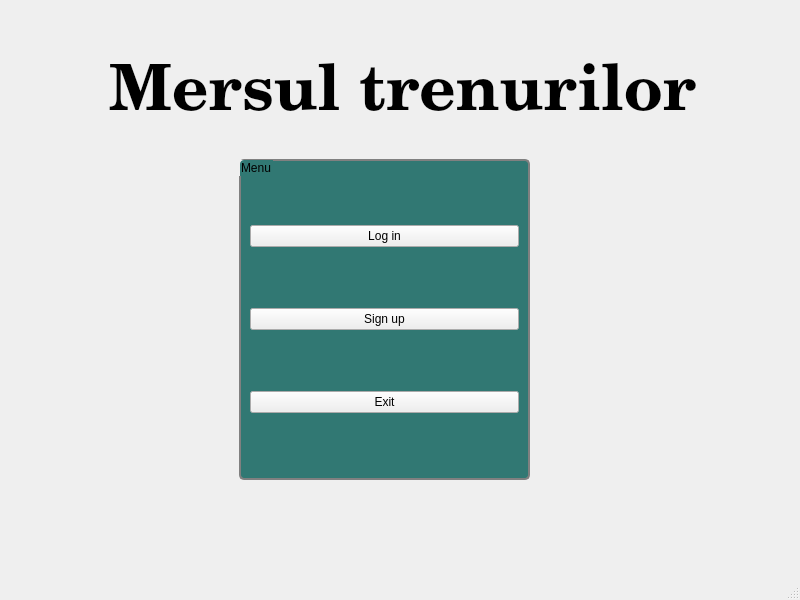
<?xml version="1.0" encoding="UTF-8"?>
<ui version="4.0">
 <class>MainWindow</class>
 <widget class="QMainWindow" name="MainWindow">
  <property name="geometry">
   <rect>
    <x>0</x>
    <y>0</y>
    <width>800</width>
    <height>600</height>
   </rect>
  </property>
  <property name="windowTitle">
   <string>MainWindow</string>
  </property>
  <widget class="QWidget" name="centralwidget">
   <layout class="QHBoxLayout" name="horizontalLayout_5">
    <item>
     <widget class="QStackedWidget" name="stackedWidget">
      <property name="styleSheet">
       <string notr="true">#LoginMenu,#Login,#Signup{
 background-color: qlineargradient(x1: 0, y1: 0, x2: 0, y2: 1,
                                      stop: 0 #4A646C, stop: 1 #64E986);
}

#MersulTrenurilor,#Sosiri,#Plecari,#Signal{
    background-color:  #475C7A;
}

QGroupBox{
    background-color:  #317873;
    border: 2px solid gray;
    border-radius: 5px;
    margin-top: 1ex; 
}

#MainMenu{
 background-color:  #685D79;
}



</string>
      </property>
      <widget class="QWidget" name="LoginMenu">
       <widget class="QGroupBox" name="groupBox_menu">
        <property name="geometry">
         <rect>
          <x>230</x>
          <y>150</y>
          <width>291</width>
          <height>321</height>
         </rect>
        </property>
        <property name="title">
         <string>Menu</string>
        </property>
        <layout class="QVBoxLayout" name="verticalLayout">
         <item>
          <widget class="QPushButton" name="pushButton_login">
           <property name="text">
            <string>Log in</string>
           </property>
          </widget>
         </item>
         <item>
          <widget class="QPushButton" name="pushButton_signup">
           <property name="text">
            <string>Sign up</string>
           </property>
          </widget>
         </item>
         <item>
          <widget class="QPushButton" name="pushButton_exit">
           <property name="text">
            <string>Exit</string>
           </property>
          </widget>
         </item>
        </layout>
       </widget>
       <widget class="QLabel" name="label_14">
        <property name="geometry">
         <rect>
          <x>100</x>
          <y>30</y>
          <width>611</width>
          <height>111</height>
         </rect>
        </property>
        <property name="font">
         <font>
          <family>Century Schoolbook L</family>
          <pointsize>48</pointsize>
          <weight>75</weight>
          <italic>false</italic>
          <bold>true</bold>
         </font>
        </property>
        <property name="text">
         <string>Mersul trenurilor</string>
        </property>
       </widget>
      </widget>
      <widget class="QWidget" name="Login">
       <widget class="QGroupBox" name="groupBox_login">
        <property name="geometry">
         <rect>
          <x>220</x>
          <y>40</y>
          <width>321</width>
          <height>371</height>
         </rect>
        </property>
        <property name="title">
         <string/>
        </property>
        <widget class="QLabel" name="label_username">
         <property name="geometry">
          <rect>
           <x>40</x>
           <y>90</y>
           <width>91</width>
           <height>21</height>
          </rect>
         </property>
         <property name="text">
          <string>username</string>
         </property>
        </widget>
        <widget class="QLabel" name="label_password">
         <property name="geometry">
          <rect>
           <x>40</x>
           <y>140</y>
           <width>101</width>
           <height>31</height>
          </rect>
         </property>
         <property name="text">
          <string>password</string>
         </property>
        </widget>
        <widget class="QLineEdit" name="lineEdit_username">
         <property name="geometry">
          <rect>
           <x>140</x>
           <y>77</y>
           <width>131</width>
           <height>31</height>
          </rect>
         </property>
        </widget>
        <widget class="QLineEdit" name="lineEdit_password">
         <property name="geometry">
          <rect>
           <x>140</x>
           <y>137</y>
           <width>131</width>
           <height>31</height>
          </rect>
         </property>
         <property name="echoMode">
          <enum>QLineEdit::Password</enum>
         </property>
        </widget>
        <widget class="QPushButton" name="pushButton_loginconnect">
         <property name="geometry">
          <rect>
           <x>110</x>
           <y>240</y>
           <width>90</width>
           <height>28</height>
          </rect>
         </property>
         <property name="styleSheet">
          <string notr="true">#pushButton_loginconnect{ 
background-color: red;
}</string>
         </property>
         <property name="text">
          <string>Log in</string>
         </property>
         <property name="default">
          <bool>false</bool>
         </property>
        </widget>
        <widget class="QLabel" name="label_login">
         <property name="geometry">
          <rect>
           <x>10</x>
           <y>280</y>
           <width>301</width>
           <height>21</height>
          </rect>
         </property>
         <property name="text">
          <string/>
         </property>
        </widget>
       </widget>
       <widget class="QLabel" name="label_3">
        <property name="geometry">
         <rect>
          <x>240</x>
          <y>440</y>
          <width>181</width>
          <height>31</height>
         </rect>
        </property>
        <property name="text">
         <string>Don't have an account?</string>
        </property>
       </widget>
       <widget class="QPushButton" name="pushButton_toSignup">
        <property name="geometry">
         <rect>
          <x>420</x>
          <y>440</y>
          <width>90</width>
          <height>28</height>
         </rect>
        </property>
        <property name="text">
         <string>Sign up</string>
        </property>
       </widget>
       <widget class="QPushButton" name="pushButton_backlogin">
        <property name="geometry">
         <rect>
          <x>10</x>
          <y>10</y>
          <width>90</width>
          <height>28</height>
         </rect>
        </property>
        <property name="text">
         <string>Back</string>
        </property>
       </widget>
       <widget class="QPushButton" name="pushButton_logout">
        <property name="geometry">
         <rect>
          <x>320</x>
          <y>480</y>
          <width>90</width>
          <height>28</height>
         </rect>
        </property>
        <property name="text">
         <string>Log out</string>
        </property>
       </widget>
      </widget>
      <widget class="QWidget" name="Signup">
       <widget class="QGroupBox" name="groupBox_signup">
        <property name="geometry">
         <rect>
          <x>220</x>
          <y>40</y>
          <width>321</width>
          <height>371</height>
         </rect>
        </property>
        <property name="title">
         <string/>
        </property>
        <widget class="QLabel" name="label_username_2">
         <property name="geometry">
          <rect>
           <x>30</x>
           <y>90</y>
           <width>58</width>
           <height>16</height>
          </rect>
         </property>
         <property name="text">
          <string>username</string>
         </property>
        </widget>
        <widget class="QLabel" name="label_password_2">
         <property name="geometry">
          <rect>
           <x>30</x>
           <y>140</y>
           <width>58</width>
           <height>16</height>
          </rect>
         </property>
         <property name="text">
          <string>password</string>
         </property>
        </widget>
        <widget class="QLineEdit" name="lineEdit_username_2">
         <property name="geometry">
          <rect>
           <x>100</x>
           <y>80</y>
           <width>113</width>
           <height>28</height>
          </rect>
         </property>
        </widget>
        <widget class="QLineEdit" name="lineEdit_password_2">
         <property name="geometry">
          <rect>
           <x>100</x>
           <y>130</y>
           <width>113</width>
           <height>28</height>
          </rect>
         </property>
        </widget>
        <widget class="QPushButton" name="pushButton_signupconnect">
         <property name="geometry">
          <rect>
           <x>110</x>
           <y>210</y>
           <width>90</width>
           <height>28</height>
          </rect>
         </property>
         <property name="text">
          <string>Sign up</string>
         </property>
        </widget>
        <widget class="QLabel" name="label_signup">
         <property name="geometry">
          <rect>
           <x>97</x>
           <y>270</y>
           <width>181</width>
           <height>20</height>
          </rect>
         </property>
         <property name="text">
          <string/>
         </property>
        </widget>
       </widget>
       <widget class="QPushButton" name="pushButton_backsignup">
        <property name="geometry">
         <rect>
          <x>10</x>
          <y>10</y>
          <width>90</width>
          <height>28</height>
         </rect>
        </property>
        <property name="text">
         <string>Back</string>
        </property>
       </widget>
       <widget class="QLabel" name="label_4">
        <property name="geometry">
         <rect>
          <x>230</x>
          <y>440</y>
          <width>161</width>
          <height>16</height>
         </rect>
        </property>
        <property name="text">
         <string>Already have an account?</string>
        </property>
       </widget>
       <widget class="QPushButton" name="pushButton_toLogin">
        <property name="geometry">
         <rect>
          <x>430</x>
          <y>430</y>
          <width>90</width>
          <height>28</height>
         </rect>
        </property>
        <property name="text">
         <string>Log in</string>
        </property>
       </widget>
      </widget>
      <widget class="QWidget" name="MainMenu">
       <widget class="QPushButton" name="pushButton_backmenu">
        <property name="geometry">
         <rect>
          <x>10</x>
          <y>10</y>
          <width>90</width>
          <height>28</height>
         </rect>
        </property>
        <property name="text">
         <string>Back</string>
        </property>
       </widget>
       <widget class="QGroupBox" name="groupBox">
        <property name="geometry">
         <rect>
          <x>210</x>
          <y>40</y>
          <width>351</width>
          <height>431</height>
         </rect>
        </property>
        <property name="title">
         <string>Menu</string>
        </property>
        <layout class="QVBoxLayout" name="verticalLayout_2">
         <item>
          <widget class="QPushButton" name="pushButton_astazi">
           <property name="text">
            <string>Mersul trenurilor</string>
           </property>
          </widget>
         </item>
         <item>
          <widget class="QPushButton" name="pushButton_sosiri">
           <property name="text">
            <string>Sosiri</string>
           </property>
          </widget>
         </item>
         <item>
          <widget class="QPushButton" name="pushButton_plecari">
           <property name="text">
            <string>Plecari</string>
           </property>
          </widget>
         </item>
         <item>
          <widget class="QPushButton" name="pushButton_signal">
           <property name="text">
            <string>Signal delay</string>
           </property>
          </widget>
         </item>
         <item>
          <widget class="QPushButton" name="pushButton_exit_2">
           <property name="text">
            <string>Exit</string>
           </property>
          </widget>
         </item>
        </layout>
       </widget>
      </widget>
      <widget class="QWidget" name="MersulTrenurilor">
       <widget class="QPushButton" name="pushButton_backtomenu">
        <property name="geometry">
         <rect>
          <x>10</x>
          <y>10</y>
          <width>90</width>
          <height>28</height>
         </rect>
        </property>
        <property name="text">
         <string>Back</string>
        </property>
       </widget>
       <widget class="QLabel" name="label_titlu">
        <property name="geometry">
         <rect>
          <x>240</x>
          <y>30</y>
          <width>58</width>
          <height>16</height>
         </rect>
        </property>
        <property name="text">
         <string/>
        </property>
       </widget>
       <widget class="QTableWidget" name="tableAstazi">
        <property name="geometry">
         <rect>
          <x>10</x>
          <y>70</y>
          <width>761</width>
          <height>291</height>
         </rect>
        </property>
        <property name="editTriggers">
         <set>QAbstractItemView::NoEditTriggers</set>
        </property>
       </widget>
       <widget class="QLabel" name="label_5">
        <property name="geometry">
         <rect>
          <x>280</x>
          <y>10</y>
          <width>231</width>
          <height>16</height>
         </rect>
        </property>
        <property name="text">
         <string>MERSUL TRENURILOR ASTAZI</string>
        </property>
       </widget>
       <widget class="QLabel" name="label_astazi">
        <property name="geometry">
         <rect>
          <x>260</x>
          <y>40</y>
          <width>211</width>
          <height>16</height>
         </rect>
        </property>
        <property name="text">
         <string/>
        </property>
       </widget>
       <widget class="QGroupBox" name="groupBox_3">
        <property name="geometry">
         <rect>
          <x>10</x>
          <y>440</y>
          <width>761</width>
          <height>91</height>
         </rect>
        </property>
        <property name="title">
         <string>Signal delay</string>
        </property>
        <layout class="QHBoxLayout" name="horizontalLayout_2">
         <item>
          <widget class="QLabel" name="label_6">
           <property name="text">
            <string>Train ID:</string>
           </property>
          </widget>
         </item>
         <item>
          <widget class="QLineEdit" name="lineEdit_idastazi"/>
         </item>
         <item>
          <widget class="QLabel" name="label_7">
           <property name="text">
            <string>Minutes:</string>
           </property>
          </widget>
         </item>
         <item>
          <widget class="QLineEdit" name="lineEdit_minutesastazi"/>
         </item>
         <item>
          <widget class="QPushButton" name="pushButton_signalAstazi">
           <property name="text">
            <string>signal</string>
           </property>
          </widget>
         </item>
        </layout>
       </widget>
       <widget class="QPushButton" name="pushButton_reAstazi">
        <property name="geometry">
         <rect>
          <x>680</x>
          <y>10</y>
          <width>90</width>
          <height>28</height>
         </rect>
        </property>
        <property name="text">
         <string>Refresh</string>
        </property>
       </widget>
       <widget class="QGroupBox" name="groupBox_6">
        <property name="geometry">
         <rect>
          <x>10</x>
          <y>366</y>
          <width>331</width>
          <height>71</height>
         </rect>
        </property>
        <property name="title">
         <string/>
        </property>
        <layout class="QHBoxLayout" name="horizontalLayout_6">
         <item>
          <widget class="QPushButton" name="pushButton_veziastazi">
           <property name="text">
            <string>Vezi toate</string>
           </property>
          </widget>
         </item>
         <item>
          <widget class="QPushButton" name="pushButton_selectastazi">
           <property name="text">
            <string>Selecteaza oras</string>
           </property>
          </widget>
         </item>
         <item>
          <widget class="QLineEdit" name="lineEdit_oras"/>
         </item>
        </layout>
       </widget>
      </widget>
      <widget class="QWidget" name="Sosiri">
       <widget class="QPushButton" name="pushButton_backtomenu_2">
        <property name="geometry">
         <rect>
          <x>10</x>
          <y>10</y>
          <width>90</width>
          <height>28</height>
         </rect>
        </property>
        <property name="text">
         <string>Back</string>
        </property>
       </widget>
       <widget class="QTableWidget" name="tableSosiri">
        <property name="geometry">
         <rect>
          <x>10</x>
          <y>70</y>
          <width>761</width>
          <height>291</height>
         </rect>
        </property>
        <property name="editTriggers">
         <set>QAbstractItemView::NoEditTriggers</set>
        </property>
       </widget>
       <widget class="QLabel" name="label_8">
        <property name="geometry">
         <rect>
          <x>290</x>
          <y>10</y>
          <width>231</width>
          <height>16</height>
         </rect>
        </property>
        <property name="text">
         <string>SOSIRI IN URMATOAREA ORA</string>
        </property>
       </widget>
       <widget class="QGroupBox" name="groupBox_4">
        <property name="geometry">
         <rect>
          <x>10</x>
          <y>440</y>
          <width>761</width>
          <height>91</height>
         </rect>
        </property>
        <property name="title">
         <string>signal delay</string>
        </property>
        <layout class="QHBoxLayout" name="horizontalLayout_3">
         <item>
          <widget class="QLabel" name="label_9">
           <property name="text">
            <string>Train ID:</string>
           </property>
          </widget>
         </item>
         <item>
          <widget class="QLineEdit" name="lineEdit_idsosiri"/>
         </item>
         <item>
          <widget class="QLabel" name="label_10">
           <property name="text">
            <string>Minutes:</string>
           </property>
          </widget>
         </item>
         <item>
          <widget class="QLineEdit" name="lineEdit_minutessosiri"/>
         </item>
         <item>
          <widget class="QPushButton" name="pushButton_signalSosiri">
           <property name="text">
            <string>signal</string>
           </property>
          </widget>
         </item>
        </layout>
       </widget>
       <widget class="QLabel" name="label_sosiri">
        <property name="geometry">
         <rect>
          <x>290</x>
          <y>40</y>
          <width>211</width>
          <height>16</height>
         </rect>
        </property>
        <property name="text">
         <string/>
        </property>
       </widget>
       <widget class="QPushButton" name="pushButton_reSosiri">
        <property name="geometry">
         <rect>
          <x>680</x>
          <y>10</y>
          <width>90</width>
          <height>28</height>
         </rect>
        </property>
        <property name="text">
         <string>Refresh</string>
        </property>
       </widget>
       <widget class="QGroupBox" name="groupBox_7">
        <property name="geometry">
         <rect>
          <x>10</x>
          <y>370</y>
          <width>331</width>
          <height>71</height>
         </rect>
        </property>
        <property name="title">
         <string/>
        </property>
        <layout class="QHBoxLayout" name="horizontalLayout_7">
         <item>
          <widget class="QPushButton" name="pushButton_vezisosiri">
           <property name="text">
            <string>Vezi toate</string>
           </property>
          </widget>
         </item>
         <item>
          <widget class="QPushButton" name="pushButton_selectsosiri">
           <property name="text">
            <string>Selecteaza oras</string>
           </property>
          </widget>
         </item>
         <item>
          <widget class="QLineEdit" name="lineEdit_oras_2"/>
         </item>
        </layout>
       </widget>
      </widget>
      <widget class="QWidget" name="Plecari">
       <widget class="QPushButton" name="pushButton_backtomenu_3">
        <property name="geometry">
         <rect>
          <x>10</x>
          <y>10</y>
          <width>90</width>
          <height>28</height>
         </rect>
        </property>
        <property name="text">
         <string>Back</string>
        </property>
       </widget>
       <widget class="QTableWidget" name="tablePlecari">
        <property name="geometry">
         <rect>
          <x>10</x>
          <y>60</y>
          <width>761</width>
          <height>301</height>
         </rect>
        </property>
        <property name="editTriggers">
         <set>QAbstractItemView::NoEditTriggers</set>
        </property>
       </widget>
       <widget class="QGroupBox" name="groupBox_5">
        <property name="geometry">
         <rect>
          <x>10</x>
          <y>440</y>
          <width>761</width>
          <height>91</height>
         </rect>
        </property>
        <property name="title">
         <string>signal delay</string>
        </property>
        <layout class="QHBoxLayout" name="horizontalLayout_4">
         <item>
          <widget class="QLabel" name="label_11">
           <property name="text">
            <string>Train ID:</string>
           </property>
          </widget>
         </item>
         <item>
          <widget class="QLineEdit" name="lineEdit_idplecari"/>
         </item>
         <item>
          <widget class="QLabel" name="label_12">
           <property name="text">
            <string>Minutes:</string>
           </property>
          </widget>
         </item>
         <item>
          <widget class="QLineEdit" name="lineEdit_minutesplecari"/>
         </item>
         <item>
          <widget class="QPushButton" name="pushButton_signalPlecari">
           <property name="text">
            <string>signal</string>
           </property>
          </widget>
         </item>
        </layout>
       </widget>
       <widget class="QLabel" name="label_plecari">
        <property name="geometry">
         <rect>
          <x>290</x>
          <y>30</y>
          <width>211</width>
          <height>16</height>
         </rect>
        </property>
        <property name="text">
         <string/>
        </property>
       </widget>
       <widget class="QLabel" name="label_13">
        <property name="geometry">
         <rect>
          <x>290</x>
          <y>10</y>
          <width>291</width>
          <height>16</height>
         </rect>
        </property>
        <property name="text">
         <string>PLECARI IN URMATOAREA ORA</string>
        </property>
       </widget>
       <widget class="QPushButton" name="pushButton_reSosiri_2">
        <property name="geometry">
         <rect>
          <x>680</x>
          <y>10</y>
          <width>90</width>
          <height>28</height>
         </rect>
        </property>
        <property name="text">
         <string>Refresh</string>
        </property>
       </widget>
       <widget class="QGroupBox" name="groupBox_8">
        <property name="geometry">
         <rect>
          <x>10</x>
          <y>370</y>
          <width>331</width>
          <height>71</height>
         </rect>
        </property>
        <property name="title">
         <string/>
        </property>
        <layout class="QHBoxLayout" name="horizontalLayout_8">
         <item>
          <widget class="QPushButton" name="pushButton_veziplecari">
           <property name="text">
            <string>Vezi toate</string>
           </property>
          </widget>
         </item>
         <item>
          <widget class="QPushButton" name="pushButton_selectplecari">
           <property name="text">
            <string>Selecteaza oras</string>
           </property>
          </widget>
         </item>
         <item>
          <widget class="QLineEdit" name="lineEdit_oras_3"/>
         </item>
        </layout>
       </widget>
      </widget>
      <widget class="QWidget" name="Signal">
       <widget class="QGroupBox" name="groupBox_2">
        <property name="geometry">
         <rect>
          <x>90</x>
          <y>160</y>
          <width>581</width>
          <height>201</height>
         </rect>
        </property>
        <property name="title">
         <string>signal delay</string>
        </property>
        <layout class="QHBoxLayout" name="horizontalLayout">
         <item>
          <widget class="QLabel" name="label_2">
           <property name="text">
            <string>Train ID:</string>
           </property>
          </widget>
         </item>
         <item>
          <widget class="QLineEdit" name="lineEdit_id">
           <property name="styleSheet">
            <string notr="true"/>
           </property>
          </widget>
         </item>
         <item>
          <widget class="QLabel" name="label">
           <property name="text">
            <string>Minutes:</string>
           </property>
          </widget>
         </item>
         <item>
          <widget class="QLineEdit" name="lineEdit_minutes"/>
         </item>
         <item>
          <widget class="QPushButton" name="pushButton_signal_2">
           <property name="styleSheet">
            <string notr="true"/>
           </property>
           <property name="text">
            <string>signal</string>
           </property>
          </widget>
         </item>
        </layout>
       </widget>
       <widget class="QPushButton" name="pushButton_backtomenu_4">
        <property name="geometry">
         <rect>
          <x>10</x>
          <y>10</y>
          <width>90</width>
          <height>28</height>
         </rect>
        </property>
        <property name="text">
         <string>Back</string>
        </property>
       </widget>
      </widget>
     </widget>
    </item>
   </layout>
  </widget>
  <widget class="QMenuBar" name="menubar">
   <property name="geometry">
    <rect>
     <x>0</x>
     <y>0</y>
     <width>800</width>
     <height>22</height>
    </rect>
   </property>
  </widget>
  <widget class="QStatusBar" name="statusbar"/>
 </widget>
 <resources/>
 <connections/>
</ui>
